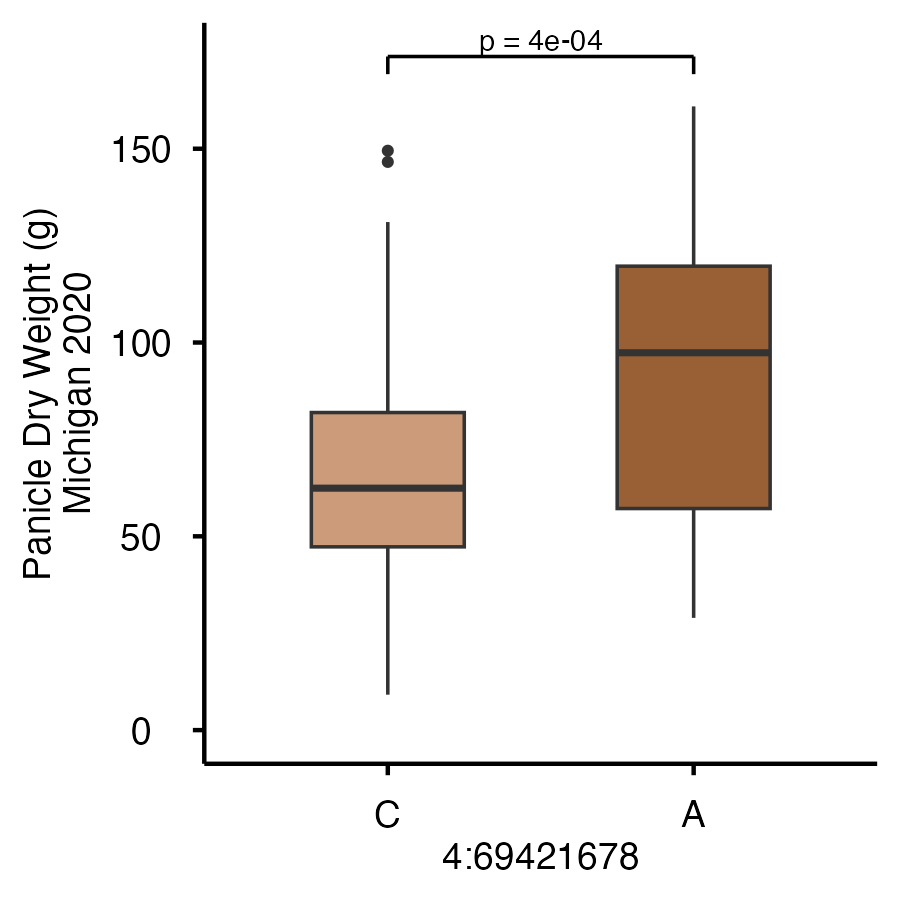

Recreate this plot in R.
# Supplemental figure: single_plant_panicle_dry_weight_g (MI2020) by allele at the
# chr4:69.4 Mb end-peak lead marker (4:69421678, C>A; see figures/chr4_end_peak/meta.json).
# Per-genotype mean of MI2020 plants, genotype ALT-dosage collapsed to REF-homozygote vs.
# ALT-carrier (dose 0 vs. dose 1/2), same allele-grouping convention as
# figures/supplemental/wdl1_leafwater/wdl1_leafwater.R. box_data.csv / mlm_pvalues.json were
# computed by compute_chr4_69_panicle_wt.py (LOCO-MLM + 5 PCs, same association model used
# throughout figures/chr4_end_peak).
library(tidyverse)
library(paletteer)
library(jsonlite)

theme_use <- theme_minimal() +
  theme(axis.text.x = element_text(size = 9, color = 'black', margin = margin(0, 0, 0, 0),
                                   vjust = 0.5, hjust = 0.5),
        axis.text.y = element_text(size = 9, color = 'black', vjust = 0.5, hjust = 0.5),
        legend.text = element_text(size = 9, color = 'black', vjust = 0.5, hjust = 0.5),
        plot.title = element_text(size = 9, color = 'black', vjust = 0, hjust = 0.5),
        plot.subtitle = element_text(size = 9, color = 'black', vjust = 0, hjust = 0.5),
        text = element_text(size = 9, color = 'black'),
        legend.position = 'bottom',
        line = element_line(color = 'black', linewidth = 1),
        axis.ticks = element_line(color = 'black', linewidth = 0.5),
        axis.line.x.bottom = element_line(color = 'black', linewidth = 0.5),
        axis.line.y.left = element_line(color = 'black', linewidth = 0.5),
        panel.grid = element_blank(),
        panel.background = element_blank())

fmt_p <- function(p) if_else(p < 1e-3, sprintf('p = %.0e', p), sprintf('p = %.3f', p))

box <- read_csv('box_data.csv', show_col_types = FALSE)
pv <- fromJSON('mlm_pvalues.json')

REF_AL <- 'C'; ALT_AL <- 'A'

df <- box %>%
  mutate(allele = factor(if_else(peak_dose == 0, REF_AL, ALT_AL), levels = c(REF_AL, ALT_AL)))

bracket <- tibble(x = 1, xend = 2, y = max(df$single_plant_panicle_dry_weight_g, na.rm = TRUE) * 1.08,
                  tick = diff(range(df$single_plant_panicle_dry_weight_g, na.rm = TRUE)) * 0.03)

panicle_wt_colors <- paletteer_d('colorBlindness::Brown2Blue10Steps')[c(3, 2)]

chr4_69_panicle_wt <- ggplot(df, aes(allele, single_plant_panicle_dry_weight_g, fill = allele)) +
  geom_boxplot(width = 0.5, outlier.size = 0.7, linewidth = 0.4) +
  geom_segment(data = bracket, aes(x = x, xend = xend, y = y, yend = y), inherit.aes = FALSE, linewidth = 0.4) +
  geom_segment(data = bracket, aes(x = x, xend = x, y = y - tick, yend = y), inherit.aes = FALSE, linewidth = 0.4) +
  geom_segment(data = bracket, aes(x = xend, xend = xend, y = y - tick, yend = y), inherit.aes = FALSE, linewidth = 0.4) +
  geom_text(data = bracket, aes(x = (x + xend) / 2, y = y, label = fmt_p(pv$p)), inherit.aes = FALSE,
           vjust = -0.3, size = 7, size.unit = 'pt') +
  scale_x_discrete(name = '4:69421678') +
  scale_y_continuous(name = 'Panicle Dry Weight (g)\nMichigan 2020', limits = c(0, NA)) +
  scale_fill_manual(name = '4:69421678', values = panicle_wt_colors, labels = c(REF_AL, ALT_AL)) +
  guides(fill = 'none') +
  theme_use
chr4_69_panicle_wt
ggsave('chr4_69_panicle_wt.png', plot = chr4_69_panicle_wt, width = 3, height = 3, dpi = 300, bg = 'white')
